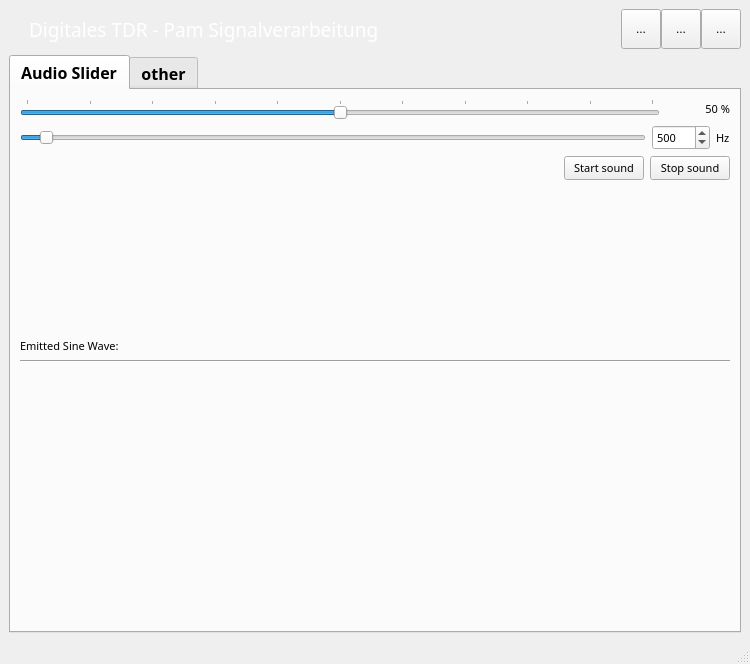
<?xml version="1.0" encoding="UTF-8"?>
<ui version="4.0">
 <class>MainWindow</class>
 <widget class="QMainWindow" name="MainWindow">
  <property name="geometry">
   <rect>
    <x>0</x>
    <y>0</y>
    <width>750</width>
    <height>664</height>
   </rect>
  </property>
  <property name="sizePolicy">
   <sizepolicy hsizetype="Expanding" vsizetype="Expanding">
    <horstretch>0</horstretch>
    <verstretch>0</verstretch>
   </sizepolicy>
  </property>
  <property name="windowTitle">
   <string>MainWindow</string>
  </property>
  <widget class="QWidget" name="centralwidget">
   <layout class="QGridLayout" name="gridLayout_3">
    <item row="0" column="0">
     <layout class="QGridLayout" name="gridLayout">
      <item row="0" column="1">
       <layout class="QHBoxLayout" name="horizontalLayout_9">
        <property name="spacing">
         <number>0</number>
        </property>
        <item>
         <spacer name="horizontalSpacer_3">
          <property name="orientation">
           <enum>Qt::Horizontal</enum>
          </property>
          <property name="sizeType">
           <enum>QSizePolicy::Fixed</enum>
          </property>
          <property name="sizeHint" stdset="0">
           <size>
            <width>20</width>
            <height>40</height>
           </size>
          </property>
         </spacer>
        </item>
        <item>
         <widget class="QLabel" name="label_31">
          <property name="font">
           <font>
            <family>RubFlama Light</family>
            <pointsize>14</pointsize>
            <weight>50</weight>
            <bold>false</bold>
           </font>
          </property>
          <property name="styleSheet">
           <string notr="true">color: white</string>
          </property>
          <property name="text">
           <string>Digitales TDR - Pam Signalverarbeitung</string>
          </property>
          <property name="textInteractionFlags">
           <set>Qt::NoTextInteraction</set>
          </property>
         </widget>
        </item>
        <item>
         <spacer name="horizontalSpacer">
          <property name="orientation">
           <enum>Qt::Horizontal</enum>
          </property>
          <property name="sizeHint" stdset="0">
           <size>
            <width>40</width>
            <height>30</height>
           </size>
          </property>
         </spacer>
        </item>
        <item>
         <widget class="QToolButton" name="minimize_button">
          <property name="sizePolicy">
           <sizepolicy hsizetype="Maximum" vsizetype="Maximum">
            <horstretch>0</horstretch>
            <verstretch>0</verstretch>
           </sizepolicy>
          </property>
          <property name="minimumSize">
           <size>
            <width>40</width>
            <height>40</height>
           </size>
          </property>
          <property name="styleSheet">
           <string notr="true"/>
          </property>
          <property name="text">
           <string>...</string>
          </property>
          <property name="icon">
           <iconset>
            <normaloff>minimize_button.svg</normaloff>minimize_button.svg</iconset>
          </property>
         </widget>
        </item>
        <item>
         <widget class="QToolButton" name="maximize_button">
          <property name="sizePolicy">
           <sizepolicy hsizetype="Fixed" vsizetype="Maximum">
            <horstretch>0</horstretch>
            <verstretch>0</verstretch>
           </sizepolicy>
          </property>
          <property name="minimumSize">
           <size>
            <width>40</width>
            <height>40</height>
           </size>
          </property>
          <property name="styleSheet">
           <string notr="true"/>
          </property>
          <property name="text">
           <string>...</string>
          </property>
          <property name="icon">
           <iconset>
            <normaloff>maximize_button.svg</normaloff>maximize_button.svg</iconset>
          </property>
         </widget>
        </item>
        <item>
         <widget class="QToolButton" name="close_button">
          <property name="sizePolicy">
           <sizepolicy hsizetype="Fixed" vsizetype="Maximum">
            <horstretch>0</horstretch>
            <verstretch>0</verstretch>
           </sizepolicy>
          </property>
          <property name="minimumSize">
           <size>
            <width>40</width>
            <height>40</height>
           </size>
          </property>
          <property name="toolTipDuration">
           <number>0</number>
          </property>
          <property name="styleSheet">
           <string notr="true"/>
          </property>
          <property name="text">
           <string>...</string>
          </property>
          <property name="icon">
           <iconset>
            <normaloff>closing_button.svg</normaloff>
            <activeoff>closing_button_white.svg</activeoff>
            <selectedoff>closing_button_white.svg</selectedoff>
            <selectedon>closing_button_white.svg</selectedon>closing_button.svg</iconset>
          </property>
         </widget>
        </item>
       </layout>
      </item>
      <item row="1" column="1">
       <widget class="QTabWidget" name="tabWidget">
        <property name="font">
         <font>
          <family>RubFlama</family>
          <pointsize>12</pointsize>
          <weight>75</weight>
          <bold>true</bold>
         </font>
        </property>
        <property name="currentIndex">
         <number>0</number>
        </property>
        <widget class="QWidget" name="tab1">
         <attribute name="title">
          <string>Audio Slider</string>
         </attribute>
         <layout class="QGridLayout" name="gridLayout_2" rowstretch="0,0,0,3,0,0,5">
          <item row="5" column="1">
           <widget class="Line" name="line">
            <property name="orientation">
             <enum>Qt::Horizontal</enum>
            </property>
           </widget>
          </item>
          <item row="4" column="1">
           <widget class="QLabel" name="label">
            <property name="font">
             <font>
              <family>RubFlama</family>
              <pointsize>8</pointsize>
              <weight>50</weight>
              <bold>false</bold>
             </font>
            </property>
            <property name="text">
             <string>Emitted Sine Wave:</string>
            </property>
           </widget>
          </item>
          <item row="2" column="1">
           <layout class="QHBoxLayout" name="horizontalLayout">
            <item>
             <spacer name="horizontalSpacer_2">
              <property name="orientation">
               <enum>Qt::Horizontal</enum>
              </property>
              <property name="sizeHint" stdset="0">
               <size>
                <width>40</width>
                <height>20</height>
               </size>
              </property>
             </spacer>
            </item>
            <item>
             <widget class="QPushButton" name="start_button">
              <property name="font">
               <font>
                <family>RubFlama</family>
                <pointsize>8</pointsize>
                <weight>50</weight>
                <bold>false</bold>
               </font>
              </property>
              <property name="text">
               <string>Start sound</string>
              </property>
             </widget>
            </item>
            <item>
             <widget class="QPushButton" name="stop_button">
              <property name="font">
               <font>
                <family>RubFlama</family>
                <pointsize>8</pointsize>
                <weight>50</weight>
                <bold>false</bold>
               </font>
              </property>
              <property name="text">
               <string>Stop sound</string>
              </property>
             </widget>
            </item>
           </layout>
          </item>
          <item row="0" column="1">
           <layout class="QHBoxLayout" name="volume_layout" stretch="10,1">
            <item>
             <widget class="QSlider" name="volume_slider">
              <property name="maximum">
               <number>100</number>
              </property>
              <property name="value">
               <number>50</number>
              </property>
              <property name="orientation">
               <enum>Qt::Horizontal</enum>
              </property>
              <property name="tickPosition">
               <enum>QSlider::TicksAbove</enum>
              </property>
              <property name="tickInterval">
               <number>10</number>
              </property>
             </widget>
            </item>
            <item>
             <widget class="QLabel" name="vol_label">
              <property name="font">
               <font>
                <family>RubFlama</family>
                <pointsize>8</pointsize>
                <weight>50</weight>
                <bold>false</bold>
               </font>
              </property>
              <property name="layoutDirection">
               <enum>Qt::LeftToRight</enum>
              </property>
              <property name="text">
               <string>50 %</string>
              </property>
              <property name="alignment">
               <set>Qt::AlignRight|Qt::AlignTrailing|Qt::AlignVCenter</set>
              </property>
             </widget>
            </item>
           </layout>
          </item>
          <item row="1" column="1">
           <layout class="QHBoxLayout" name="frequency_layout" stretch="14,1,0">
            <item>
             <widget class="QSlider" name="freq_slider">
              <property name="sizePolicy">
               <sizepolicy hsizetype="Preferred" vsizetype="Fixed">
                <horstretch>0</horstretch>
                <verstretch>0</verstretch>
               </sizepolicy>
              </property>
              <property name="minimum">
               <number>200</number>
              </property>
              <property name="maximum">
               <number>10000</number>
              </property>
              <property name="singleStep">
               <number>1</number>
              </property>
              <property name="pageStep">
               <number>10</number>
              </property>
              <property name="value">
               <number>500</number>
              </property>
              <property name="tracking">
               <bool>true</bool>
              </property>
              <property name="orientation">
               <enum>Qt::Horizontal</enum>
              </property>
              <property name="invertedAppearance">
               <bool>false</bool>
              </property>
              <property name="invertedControls">
               <bool>false</bool>
              </property>
              <property name="tickPosition">
               <enum>QSlider::NoTicks</enum>
              </property>
              <property name="tickInterval">
               <number>100</number>
              </property>
             </widget>
            </item>
            <item>
             <widget class="QSpinBox" name="frequency_box">
              <property name="font">
               <font>
                <family>RubFlama</family>
                <pointsize>8</pointsize>
                <weight>50</weight>
                <bold>false</bold>
               </font>
              </property>
              <property name="maximum">
               <number>10000</number>
              </property>
              <property name="value">
               <number>500</number>
              </property>
             </widget>
            </item>
            <item>
             <widget class="QLabel" name="label_2">
              <property name="font">
               <font>
                <family>RubFlama</family>
                <pointsize>8</pointsize>
                <weight>50</weight>
                <bold>false</bold>
               </font>
              </property>
              <property name="text">
               <string>Hz</string>
              </property>
             </widget>
            </item>
           </layout>
          </item>
          <item row="6" column="1">
           <widget class="PlotWidget" name="sine_plot" native="true"/>
          </item>
          <item row="3" column="1">
           <spacer name="verticalSpacer_2">
            <property name="orientation">
             <enum>Qt::Vertical</enum>
            </property>
            <property name="sizeHint" stdset="0">
             <size>
              <width>20</width>
              <height>40</height>
             </size>
            </property>
           </spacer>
          </item>
         </layout>
        </widget>
        <widget class="QWidget" name="tab2">
         <attribute name="title">
          <string>other</string>
         </attribute>
        </widget>
       </widget>
      </item>
     </layout>
    </item>
   </layout>
  </widget>
  <widget class="QStatusBar" name="statusbar"/>
 </widget>
 <customwidgets>
  <customwidget>
   <class>PlotWidget</class>
   <extends>QWidget</extends>
   <header>pyqtgraph</header>
   <container>1</container>
  </customwidget>
 </customwidgets>
 <resources/>
 <connections>
  <connection>
   <sender>close_button</sender>
   <signal>clicked()</signal>
   <receiver>MainWindow</receiver>
   <slot>close()</slot>
   <hints>
    <hint type="sourcelabel">
     <x>618</x>
     <y>21</y>
    </hint>
    <hint type="destinationlabel">
     <x>319</x>
     <y>239</y>
    </hint>
   </hints>
  </connection>
  <connection>
   <sender>minimize_button</sender>
   <signal>clicked()</signal>
   <receiver>MainWindow</receiver>
   <slot>showMinimized()</slot>
   <hints>
    <hint type="sourcelabel">
     <x>538</x>
     <y>21</y>
    </hint>
    <hint type="destinationlabel">
     <x>319</x>
     <y>239</y>
    </hint>
   </hints>
  </connection>
  <connection>
   <sender>freq_slider</sender>
   <signal>valueChanged(int)</signal>
   <receiver>frequency_box</receiver>
   <slot>setValue(int)</slot>
   <hints>
    <hint type="sourcelabel">
     <x>351</x>
     <y>142</y>
    </hint>
    <hint type="destinationlabel">
     <x>710</x>
     <y>142</y>
    </hint>
   </hints>
  </connection>
  <connection>
   <sender>frequency_box</sender>
   <signal>valueChanged(int)</signal>
   <receiver>freq_slider</receiver>
   <slot>setValue(int)</slot>
   <hints>
    <hint type="sourcelabel">
     <x>710</x>
     <y>142</y>
    </hint>
    <hint type="destinationlabel">
     <x>351</x>
     <y>142</y>
    </hint>
   </hints>
  </connection>
 </connections>
</ui>
